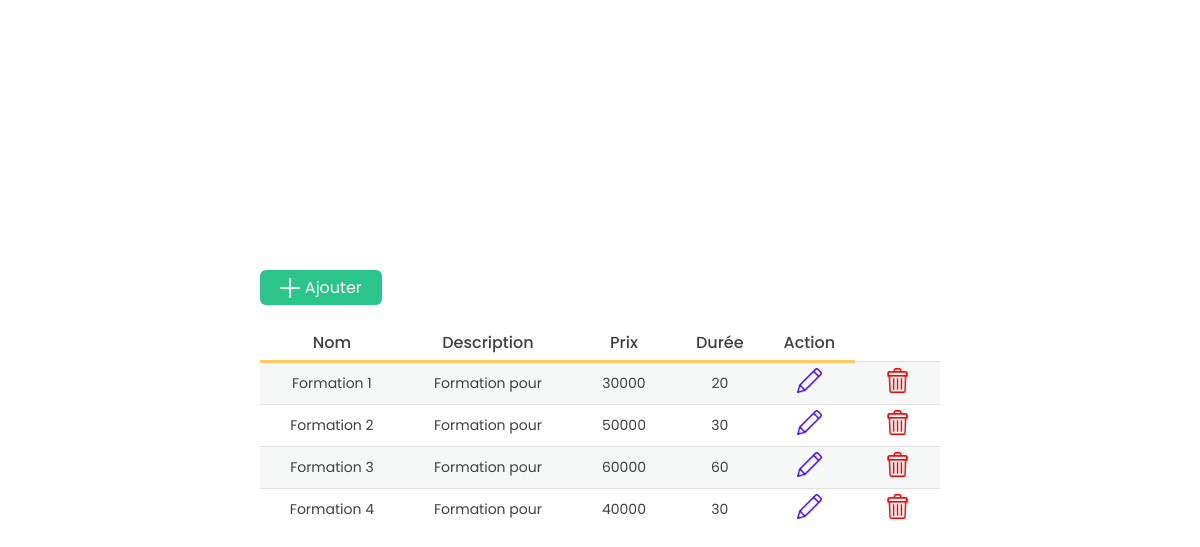
The page /listes.php on the database its author committed.
### tables this page shows
CREATE TABLE `formations` (
  `id` int(11) NOT NULL,
  `nom` varchar(255) NOT NULL,
  `description` text NOT NULL,
  `prix` int(200) NOT NULL,
  `convention` int(11) NOT NULL
);

### listes.php (the view, shortened to what this page needs)
<!DOCTYPE html>
<html lang="en">
<head>
    <link rel="stylesheet" href="styles.css">
</head>
<body>
    <div class="container">
        <a href="ajouter.php" class="Btn_add"> <img src="images/plus.png"> Ajouter</a>
        <table>
            <tr id="items">
                <th>Nom</th>
                <th>Description</th>
                <th>Prix</th>
                <th>Durée</th>
                <th>Action</th>
            </tr>
            <?php
                include_once "connexion.php";
                $req = mysqli_query($con , "SELECT * FROM formations ORDER BY formations.id ");
                if(mysqli_num_rows($req) == 0){
                    echo "Il n'y a pas encore de formation ajoutee !" ;
                }else {
                    while($row=mysqli_fetch_assoc($req)){
                        ?>
                        <tr>
                            <td><?=$row['nom']?></td>
                            <td><?=$row['description']?></td>
                            <td><?=$row['prix']?></td>
                            <td><?=$row['convention']?></td>
                            <td><a href="modifier.php?id=<?=$row['id']?>"><img src="images/pen.png"></a></td>
                            <td><a href="supprimer.php?id=<?=$row['id']?>"><img src="images/trash.png"></a></td>
                        </tr>
                        <?php
                    }
                }
            ?>
        </table>
    </div>
</body>
</html>

### styles.css (style rules this page uses)
* { margin: 0; padding: 0; box-sizing: border-box; font-family: 'Poppins', sans-serif; }
body { display: flex; align-items: center; justify-content: center; min-height: 100vh; position: relative; }
.Btn_add { width: fit-content; margin-bottom:20px; background-color: #2bc48a; padding: 5px 20px; color: #fff; display: flex; align-items: center; text-align: 0; border-radius: 6px; text-decoration: 0; }
.Btn_add img { margin-right: 5px; height: 20px; }
table { border-collapse:collapse; color: #404040; }
th { font-size: 16px; border-bottom: 3px solid #ffcb61; padding: 5px 20px; font-weight: 500; }
td { font-weight: 400; padding: 5px 30px; font-size: 14px; text-align: center; }
img { height: 25px; }
tr:nth-child(2n) { background-color: #f6f8f8; }
tr:nth-child(2n) td { border-bottom: 1px solid #e0e0e0; border-top: 1px solid #e0e0e0; }

### rows shown on the page
formations: nom "Formation 1", description "Formation pour", prix "30000", convention "20"
formations: nom "Formation 2", description "Formation pour", prix "50000", convention "30"
formations: nom "Formation 3", description "Formation pour", prix "60000", convention "60"
formations: nom "Formation 4", description "Formation pour", prix "40000", convention "30"
